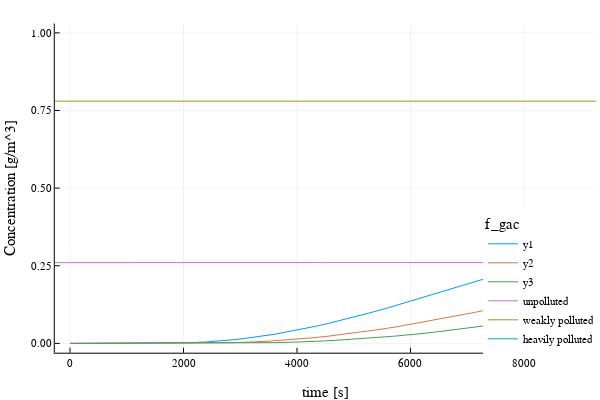

The code cell stored with this chart in its notebook:
### Code cell
figure = plot(); 
for f_gac=[.1,.2,.3]
		plot!(figure, [gac(2.8785,2,0.00000317,t,0.0001268392,f_gac) for t ∈ 0:9000], xlabel = "time [s]",ylabel = "Concentration [g/m^3]", ylim = [0,1])
	end

plot!(figure, fg_legend = :transparent, legend = :bottomright,ylim= [0,1], legendtitle ="f_gac")
hline!([unpolluted], label = "unpolluted")
hline!([weaklypolluted], label = "weakly polluted")
hline!([heavilypolluted], label = "heavily polluted")

### Figure 1 — Plotly figure (JSON) as saved in the notebook; plotly's stock layout.template omitted (floating-point values rounded to 4 significant figures; data arrays with more than 128 entries replaced by an {"elided": "..."} marker saying what was removed)
{"data": [{"colorbar": {"title": ""}, "legendgroup": "y1", "line": {"color": "rgba(0, 154, 250, 1.000)", "dash": "solid", "shape": "linear", "width": 1}, "mode": "lines", "name": "y1", "showlegend": true, "type": "scatter", "x": {"elided": "9001 int values"}, "xaxis": "x", "y": {"elided": "9001 float values"}, "yaxis": "y", "zmax": null, "zmin": null}, {"colorbar": {"title": ""}, "legendgroup": "y2", "line": {"color": "rgba(227, 111, 71, 1.000)", "dash": "solid", "shape": "linear", "width": 1}, "mode": "lines", "name": "y2", "showlegend": true, "type": "scatter", "x": {"elided": "9001 int values"}, "xaxis": "x", "y": {"elided": "9001 float values"}, "yaxis": "y", "zmax": null, "zmin": null}, {"colorbar": {"title": ""}, "legendgroup": "y3", "line": {"color": "rgba(62, 164, 78, 1.000)", "dash": "solid", "shape": "linear", "width": 1}, "mode": "lines", "name": "y3", "showlegend": true, "type": "scatter", "x": {"elided": "9001 int values"}, "xaxis": "x", "y": {"elided": "9001 float values"}, "yaxis": "y", "zmax": null, "zmin": null}, {"colorbar": {"title": ""}, "legendgroup": "unpolluted", "line": {"color": "rgba(195, 113, 210, 1.000)", "dash": "solid", "shape": "linear", "width": 1}, "mode": "lines", "name": "unpolluted", "showlegend": true, "type": "scatter", "x": [-954269, 963271], "xaxis": "x", "y": [0.26, 0.26], "yaxis": "y", "zmax": null, "zmin": null}, {"colorbar": {"title": ""}, "legendgroup": "weakly polluted", "line": {"color": "rgba(172, 142, 24, 1.000)", "dash": "solid", "shape": "linear", "width": 1}, "mode": "lines", "name": "weakly polluted", "showlegend": true, "type": "scatter", "x": [-954269, 963271], "xaxis": "x", "y": [0.78, 0.78], "yaxis": "y", "zmax": null, "zmin": null}, {"colorbar": {"title": ""}, "legendgroup": "heavily polluted", "line": {"color": "rgba(0, 170, 174, 1.000)", "dash": "solid", "shape": "linear", "width": 1}, "mode": "lines", "name": "heavily polluted", "showlegend": true, "type": "scatter", "x": [-954269, 963271], "xaxis": "x", "y": [1.3, 1.3], "yaxis": "y", "zmax": null, "zmin": null}], "layout": {"annotations": [], "height": 400, "legend": {"bgcolor": "rgba(255, 255, 255, 1.000)", "bordercolor": "rgba(0, 0, 0, 0.000)", "borderwidth": 1, "font": {"color": "rgba(0, 0, 0, 1.000)", "family": "sans-serif", "size": 11}, "title": {"font": {"color": "rgba(0, 0, 0, 1.000)", "family": "sans-serif", "size": 15}, "text": "f_gac"}, "tracegroupgap": 0, "traceorder": "normal", "x": 1, "xanchor": "right", "y": 0.07, "yanchor": "bottom"}, "margin": {"b": 20, "l": 0, "r": 0, "t": 20}, "paper_bgcolor": "rgba(255, 255, 255, 1.000)", "plot_bgcolor": "rgba(255, 255, 255, 1.000)", "showlegend": true, "width": 600, "xaxis": {"anchor": "y", "domain": [0.09128, 0.9934], "gridcolor": "rgba(0, 0, 0, 0.100)", "gridwidth": 0.5, "linecolor": "rgba(0, 0, 0, 1.000)", "mirror": false, "range": [-269, 9271], "showgrid": true, "showline": true, "showticklabels": true, "tickangle": 0, "tickcolor": "rgb(0, 0, 0)", "tickfont": {"color": "rgba(0, 0, 0, 1.000)", "family": "sans-serif", "size": 11}, "tickmode": "array", "ticks": "inside", "ticktext": ["0", "2000", "4000", "6000", "8000"], "tickvals": [0, 2000, 4000, 6000, 8000], "title": "time [s]", "titlefont": {"color": "rgba(0, 0, 0, 1.000)", "family": "sans-serif", "size": 15}, "type": "-", "visible": true, "zeroline": false, "zerolinecolor": "rgba(0, 0, 0, 1.000)"}, "yaxis": {"anchor": "x", "domain": [0.07581, 0.9902], "gridcolor": "rgba(0, 0, 0, 0.100)", "gridwidth": 0.5, "linecolor": "rgba(0, 0, 0, 1.000)", "mirror": false, "range": [-0.03, 1.03], "showgrid": true, "showline": true, "showticklabels": true, "tickangle": 0, "tickcolor": "rgb(0, 0, 0)", "tickfont": {"color": "rgba(0, 0, 0, 1.000)", "family": "sans-serif", "size": 11}, "tickmode": "array", "ticks": "inside", "ticktext": ["0.00", "0.25", "0.50", "0.75", "1.00"], "tickvals": [0, 0.25, 0.5, 0.75, 1], "title": "Concentration [g/m^3]", "titlefont": {"color": "rgba(0, 0, 0, 1.000)", "family": "sans-serif", "size": 15}, "type": "-", "visible": true, "zeroline": false, "zerolinecolor": "rgba(0, 0, 0, 1.000)"}}}
